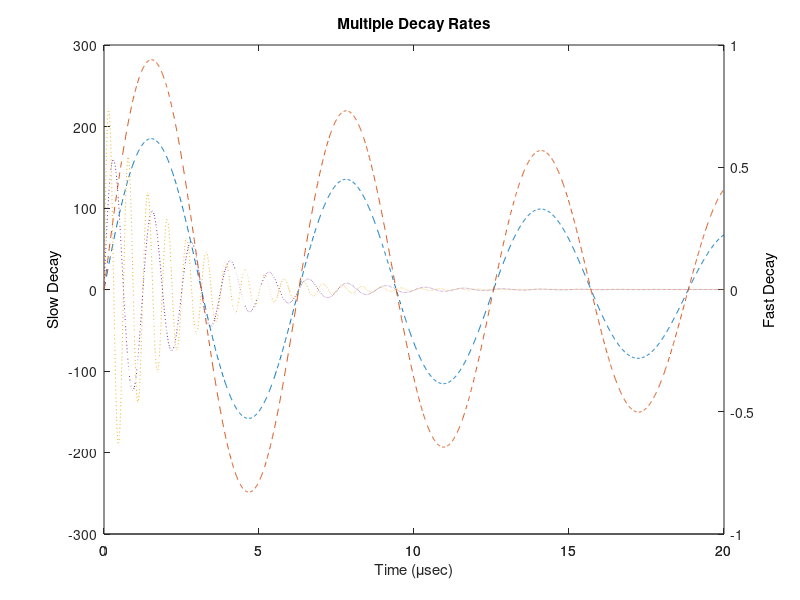
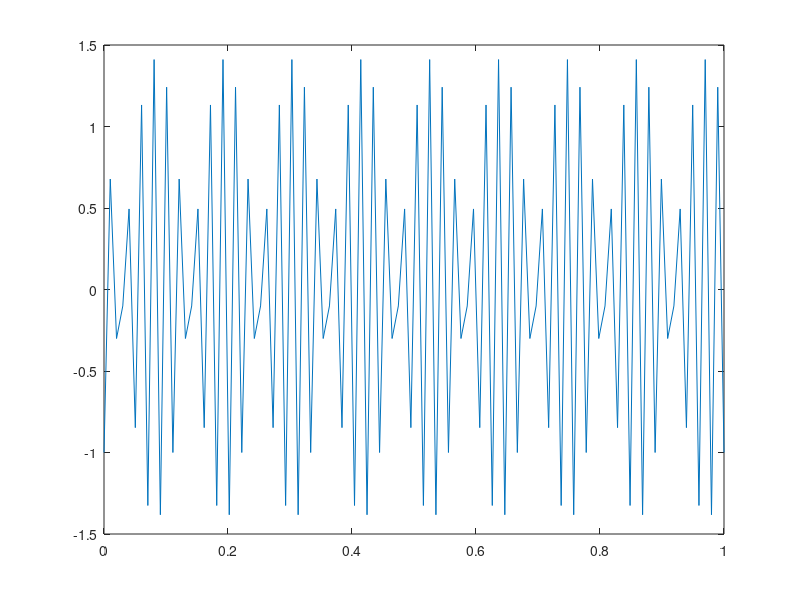

The MATLAB source for these figures, in order: (Note: this script raises an error after producing the figures.)
%% multiple decay constants
x = 0:0.01:20;
y1 = [200*exp(-0.05*x).*sin(x);
      300*exp(-0.04*x).*sin(x)];
y2 = [0.8*exp(-0.5*x).*sin(10*x);
      0.6*exp(-0.4*x).*sin(5*x)];
[AX,H1,H2] = plotyy(x,y1,x,y2);


set(get(AX(1),'Ylabel'),'String','Slow Decay') 
set(get(AX(2),'Ylabel'),'String','Fast Decay') 

xlabel('Time (\musec)') 
title('Multiple Decay Rates')

set(H1,'LineStyle','--')
set(H2,'LineStyle',':')


%% exp step decay
figure
X = linspace(0,2*pi,50)';
Y = (exp(0.3*X).*sin(3*X));
h = stem(X,Y);

%% plot
x=linspace(0,1,100);
y=-cos(2*pi*(4500000)*x)+sin(2*pi*(4500000)*x);
plot (x,y)
%% sinc function, filter response, i.e. fourier transform of the step function
%% Filter Definition
% Filter-related parameters
nSamp = 8; % Oversampling factor
Span = 10;        % Filter span in symbols
rolloff = 0.25;   % Roloff factor of filter
% Create a square-root raised cosine filter
rrcFilter = rcosdesign(rolloff,Span,nSamp);

% Plot the impulse response
impz(rrcFilter);
rrcFilterFactor=rrcFilter * 13;
stem(rrcFilterFactor);
hold on;

%% continuous time square waves

a=5;
f=5;
dc=50;
f=f*2*pi;
t=0:.001:1;
y=a*square(f*t,dc);
plot(t,y);
axis([0 1 -10 10]);
hold on;